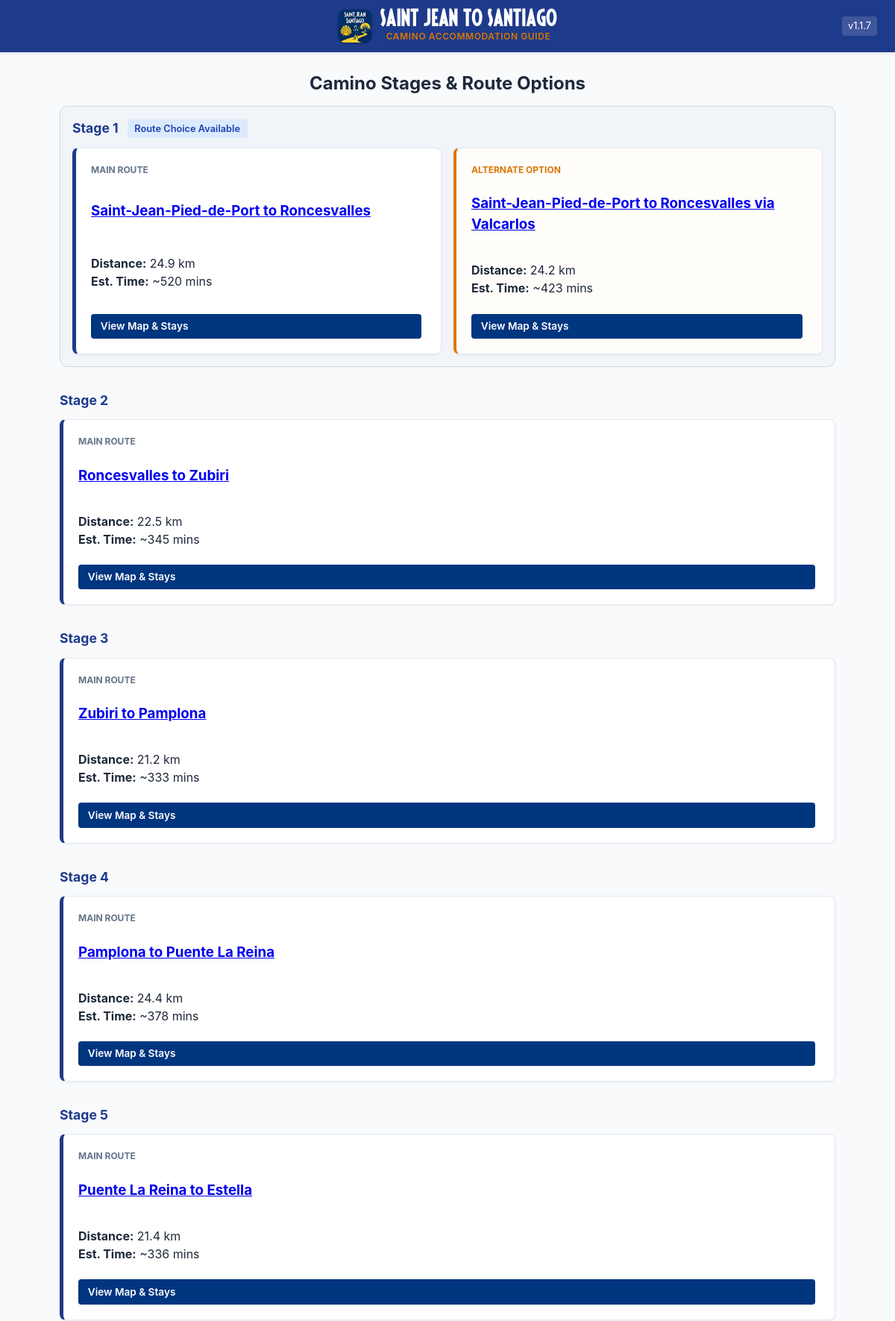
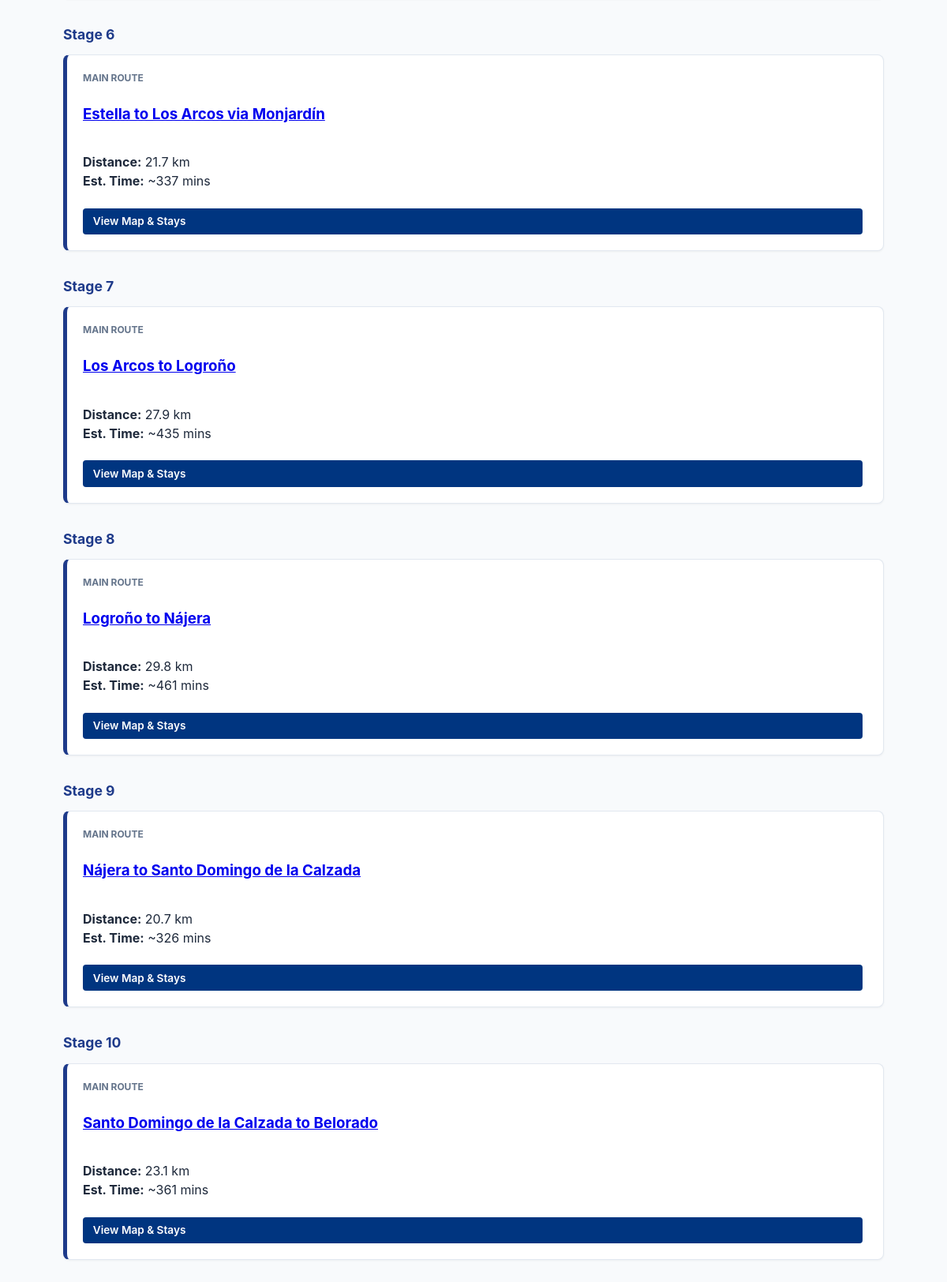
The page / (upper part) on the database its author committed (2 pictures, top to bottom).
### camino/models.py (models this page shows)
class Stage(models.Model):
    id = models.IntegerField(db_column='ID', primary_key=True) #
    stage_name = models.CharField(db_column='stageName', max_length=255) #[cite: 1]
    distance_meters = models.IntegerField(db_column='stageDistanceInMetres', null=True) #[cite: 1]
    time_minutes = models.IntegerField(db_column='stageTimeInMinutes', null=True) #[cite: 1]
    elevation_chart_url = models.CharField(db_column='stageElevationChartURL', max_length=255, null=True) #[cite: 1]
    map_url_1024 = models.CharField(db_column='stageMap1024URL', max_length=255, null=True) #[cite: 1]
    map_url_1920 = models.CharField(db_column='stageMap1920URL', max_length=255, null=True) #[cite: 1]
    stage_map_url = models.CharField(db_column='stageMapURL', max_length=255, null=True) #[cite: 1]
    prior_stage = models.IntegerField(db_column='priorStage', null=True) #[cite: 1]
    alt_prior_stage = models.IntegerField(db_column='altPriorStage', null=True) #[cite: 1]
    next_stage = models.IntegerField(db_column='nextStage', null=True) #[cite: 1]
    alt_next_stage = models.IntegerField(db_column='altNextStage', null=True) #[cite: 1]
    class Meta:
        managed = False
        db_table = 'stages' #[cite: 1]
    @property
    def distance_km(self):
        return round(self.distance_meters / 1000, 1) if self.distance_meters else 0

### camino/views.py (the view)
# urls.py: path('', views.stage_list, name='stage_list'),
def stage_list(request):
    stage_groups = get_stage_groups()
    return render(request, 'camino/stage_list.html', {'stage_groups': stage_groups})

### camino/context_processors.py (called while the page is built)
def version_context(request):
    return {
        'APP_VERSION': 'v1.1.7'
    }

### camino/templates/camino/stage_list.html
{% extends 'camino/base.html' %}
{% block content %}
<h2>Camino Stages & Route Options</h2>
{% for group in stage_groups %}
  <div class="stage-section {% if group.has_alternate %}has-options{% endif %}">
    <div class="stage-section-header">
      <span class="stage-index">Stage {{ forloop.counter }}</span>
      {% if group.has_alternate %}
        <span class="badge variant-badge">Route Choice Available</span>
      {% endif %}
    </div>
    <div class="stage-row">
      <div class="card stage-card main-route">
        <div class="route-type-label">Main Route</div>
        <h3>
          <a href="{% url 'stage_detail' group.primary.id %}">
            {{ group.primary.stage_name }}
          </a>
        </h3>
        <p>
          <strong>Distance:</strong> {{ group.primary.distance_km }} km<br>
          <strong>Est. Time:</strong> ~{{ group.primary.time_minutes }} mins
        </p>
        <a href="{% url 'stage_detail' group.primary.id %}" class="btn btn-booking">View Map & Stays</a>
      </div>
      {% for alt in group.alternates %}
      <div class="card stage-card alt-route">
        <div class="route-type-label alt-label">Alternate Option</div>
        <h3>
          <a href="{% url 'stage_detail' alt.id %}">
            {{ alt.stage_name }}
          </a>
        </h3>
        <p>
          <strong>Distance:</strong> {{ alt.distance_km }} km<br>
          <strong>Est. Time:</strong> ~{{ alt.time_minutes }} mins
        </p>
        <a href="{% url 'stage_detail' alt.id %}" class="btn btn-booking">View Map & Stays</a>
      </div>
      {% endfor %}
    </div>
  </div>
{% endfor %}
{% endblock %}

### rows shown on the page
Stage: shows "Route Choice Available", primary.stage_name "Saint-Jean-Pied-de-Port to Roncesvalles", primary.distance_km "24.9", primary.time_minutes "520"
Stage: primary.stage_name "Roncesvalles to Zubiri", primary.distance_km "22.5", primary.time_minutes "345"
Stage: primary.stage_name "Zubiri to Pamplona", primary.distance_km "21.2", primary.time_minutes "333"
Stage: primary.stage_name "Pamplona to Puente La Reina", primary.distance_km "24.4", primary.time_minutes "378"
Stage: primary.stage_name "Puente La Reina to Estella", primary.distance_km "21.4", primary.time_minutes "336"
Stage: primary.stage_name "Estella to Los Arcos via Monjardín", primary.distance_km "21.7", primary.time_minutes "337"
Stage: primary.stage_name "Los Arcos to Logroño", primary.distance_km "27.9", primary.time_minutes "435"
Stage: primary.stage_name "Logroño to Nájera", primary.distance_km "29.8", primary.time_minutes "461"
Stage: primary.stage_name "Nájera to Santo Domingo de la Calzada", primary.distance_km "20.7", primary.time_minutes "326"
Stage: primary.stage_name "Santo Domingo de la Calzada to Belorado", primary.distance_km "23.1", primary.time_minutes "361"

### other values the page prints
{{ APP_VERSION }} "v1.1.7"
